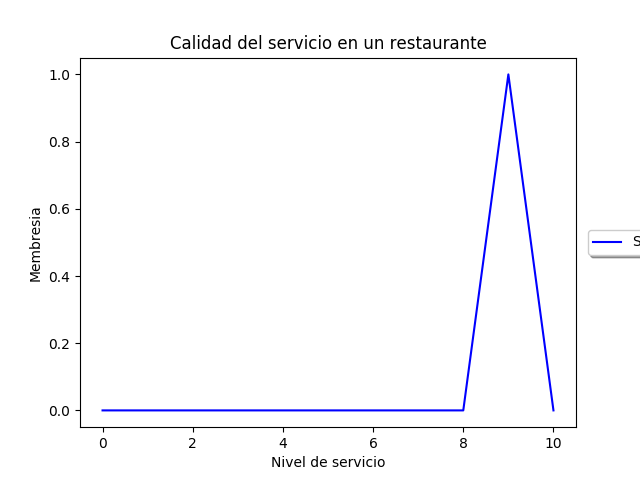

Generate this figure with Python:
import numpy as np
import skfuzzy as sk
import matplotlib.pyplot as plt

x= np.arange(0, 11, 1)
calidad = sk.trimf (x, [9,9,10])

plt.figure()
plt.plot(x, calidad, 'b', linewidth=1.5, label='Servicio')

plt.title('Calidad del servicio en un restaurante')
plt.ylabel('Membresia')
plt.xlabel('Nivel de servicio')
plt.legend(loc='center right', bbox_to_anchor=(1.25, 0.5), ncol=1, fancybox=True, shadow=True)
plt.show()
